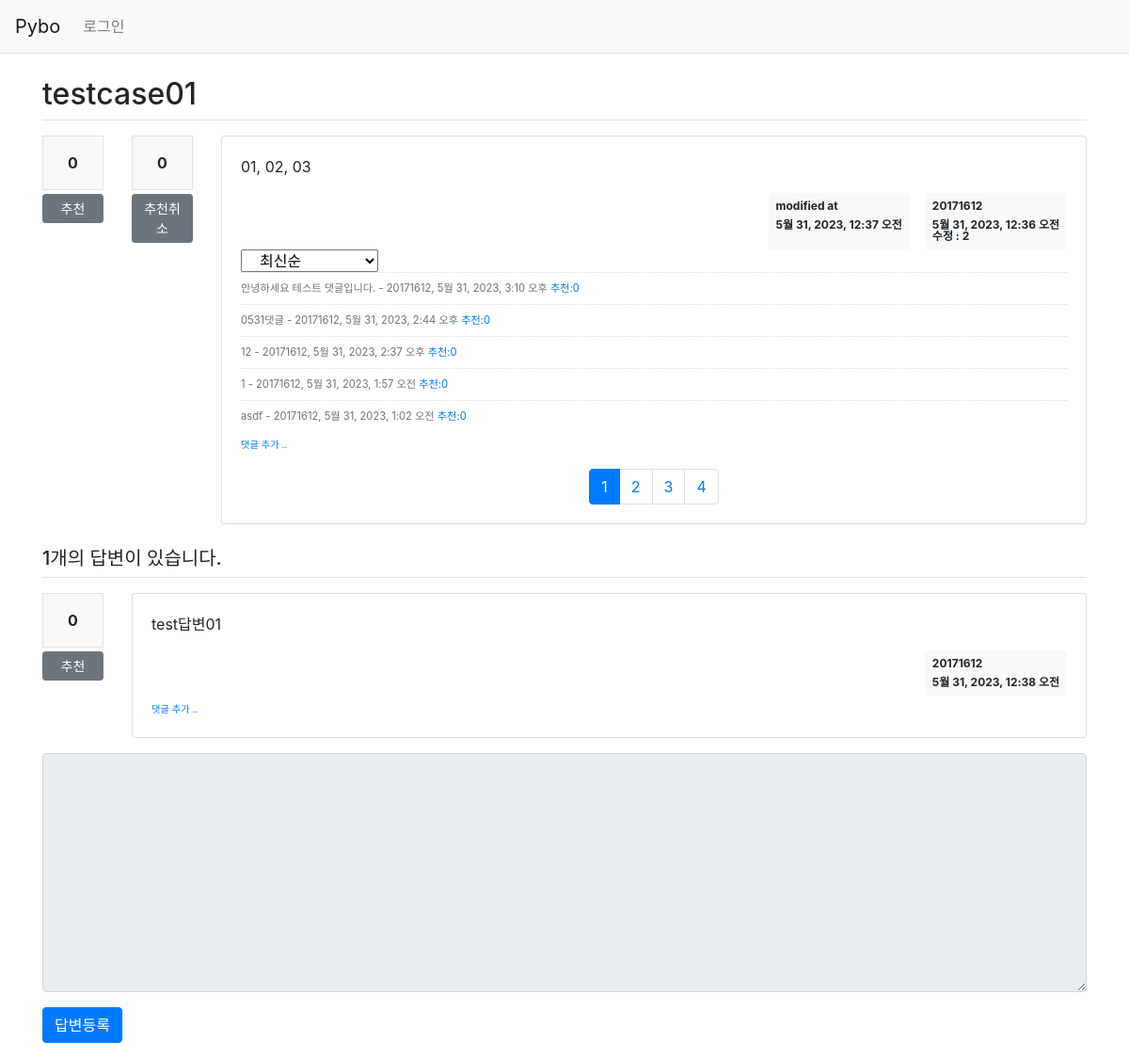
Page /pybo/16/ on the earlier database version.
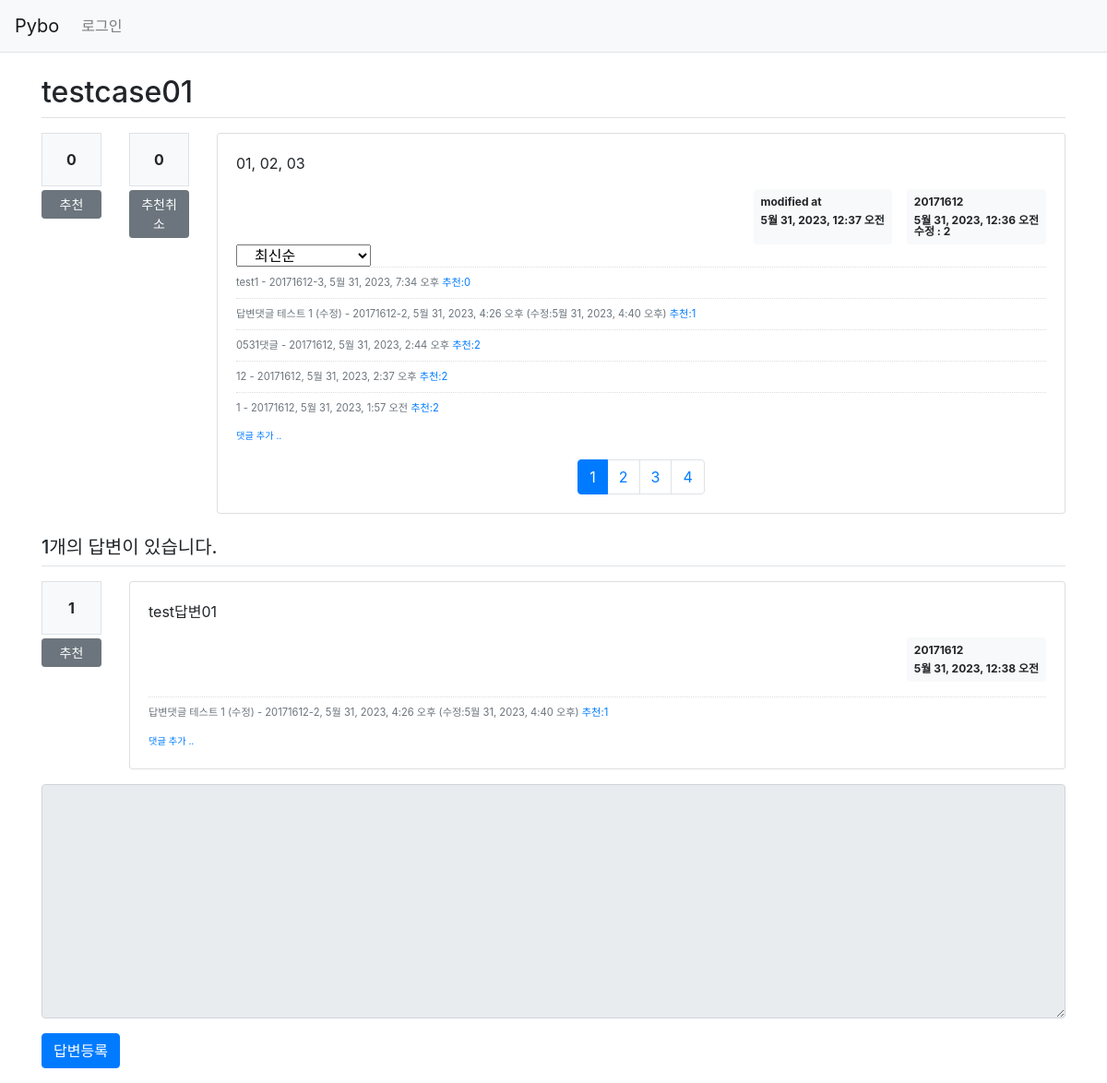
Same page on the later database version.
### pybo/models.py (models this page shows, shortened)
class Question(models.Model):
    author = models.ForeignKey(User, on_delete=models.CASCADE, related_name='author_question')
    subject = models.CharField(max_length=200)
    content = models.TextField()
    create_date = models.DateTimeField()
    modify_date = models.DateTimeField(null=True, blank=True)
    modify_count = models.IntegerField(default=0)
    voter = models.ManyToManyField(User, related_name='voter_question')

class Comment(models.Model):
    author = models.ForeignKey(User, on_delete=models.CASCADE)
    content = models.TextField()
    create_date = models.DateTimeField()
    modify_date = models.DateTimeField(null=True, blank=True)
    modify_count = models.IntegerField(default=0)
    question = models.ForeignKey(Question, null=True, blank=True, on_delete=models.CASCADE)
    answer = models.ForeignKey(Answer, null=True, blank=True, on_delete=models.CASCADE)
    voter = models.ManyToManyField(User, related_name='voter_comment')

class Answer(models.Model):
    author = models.ForeignKey(User, on_delete=models.CASCADE, related_name='author_answer')
    question = models.ForeignKey(Question, on_delete=models.CASCADE)
    content = models.TextField()
    create_date = models.DateTimeField()
    modify_date = models.DateTimeField(null=True, blank=True)
    voter = models.ManyToManyField(User, related_name='voter_answer')

### pybo/views/base_views.py (the view)
# urls.py: path('<int:question_id>/', base_views.detail, name='detail'),
def detail(request, question_id):
    question = get_object_or_404(Question, pk=question_id)
    so = request.GET.get('so', 'recent')  # 정렬기준
    if so == 'recommend':
        comment_list = Comment.objects.annotate(num_voter=Count('voter')).order_by('-num_voter', '-create_date')
    else:  # recent
        comment_list = Comment.objects.order_by('-create_date')
    page = request.GET.get('page',1)
    paginator = Paginator(comment_list, 5)
    page_obj = paginator.get_page(page)
    context = {'question': question, 'comment_list': page_obj, 'page':page, 'so': so}
    return render(request, 'pybo/question_detail.html', context)

### pybo/templatetags/pybo_filter.py (called while the page is built)
@register.filter()
def mark(value):
    extensions = ["nl2br", "fenced_code"]
    return mark_safe(markdown.markdown(value, extensions=extensions))

### templates/pybo/question_detail.html (shortened to what this page needs)
{% extends 'base.html' %}
{% load pybo_filter %}
{% block content %}
<div class="container my-3">
    <h2 class="border-bottom py-2">{{ question.subject }}</h2>
    <div class="row my-3">
        <div class="col-1">
            <div class="bg-light text-center p-3 border font-weight-bolder mb-1">{{question.voter.count}}</div>
            <a href="#" data-uri="{% url 'pybo:vote_question' question.id  %}"
               class="recommend btn btn-sm btn-secondary btn-block my-1">추천</a>
        </div>
        <div class="col-1">
            <div class="bg-light text-center p-3 border font-weight-bolder mb-1">{{question.voter.count}}</div>
            <a href="#" data-uri="{% url 'pybo:vote_question_cancel' question.id  %}"
               class="recommend_cancel btn btn-sm btn-secondary btn-block my-1">추천취소</a>
        </div>
        <div class="col-10">
            <div class="card">
                <div class="card-body">
                    <div class="card-text">{{ question.content|mark }}</div>
                    <div class="d-flex justify-content-end">
                        {% if question.modify_date %}
                        <div class="badge badge-light p-2 text-left mx-3">
                            <div class="mb-2">modified at</div>
                            <div>{{ question.modify_date }}</div>
                        </div>
                        {% endif %}
                        <div class="badge badge-light p-2 text-left">
                            <div class="mb-2">{{ question.author.username }}</div>
                            <div>{{ question.create_date }}</div>
                            <div>수정 : {{question.modify_count}}</div>
                        </div>
                    </div>
                    <select class="sort so col-2" name="so">
                        <option value="recent" {% if so == 'recent' %}selected{% endif %}>최신순</option>
                    </select>
                    {% for comment in comment_list %}
                        <div class="comment py-2 text-muted">
                            <span style="white-space: pre-line;">{{ comment.content }}</span>
                            <span>
                                - {{ comment.author }}, {{ comment.create_date }}
                                {% if comment.modify_date %}
                                (수정:{{ comment.modify_date }})
                                {% endif %}
                            </span>
                            <a href="{% url 'pybo:vote_comment' comment.id  %}">추천:{{comment.voter.count}}</a>
                        </div>
                    {% endfor %}
                        <div>
                            <a href="{% url 'pybo:comment_create_question' question.id  %}"
                               class="small"><small>댓글 추가 ..</small></a>
                        </div>
                    <div class="mt-3">
                        <div class="pagination justify-content-center">
                            {% for page_number in comment_list.paginator.page_range %}
                            {% if page_number >= comment_list.number|add:-5 and page_number <= comment_list.number|add:5 %}
                                {% if page_number == comment_list.number %}
                                <li class="page-item active" aria-current="page">
                                    <a class="page-link" data-page="{{ page_number }}" href="#">{{ page_number }}</a>
                                </li>
                                {% else %}
                                <li class="page-item">
                                    <a class="page-link" data-page="{{ page_number }}" href="#">{{ page_number }}</a>
                                </li>
                                {% endif %}
                            {% endif %}
                            {% endfor %}
                        </div>
                    </div>
                </div>
            </div>
        </div>
    </div>
    <h5 class="border-bottom my-3 py-2">{{question.answer_set.count}}개의 답변이 있습니다.</h5>
    {% for answer in question.answer_set.all %}
    <div class="row my-3">
        <div class="col-1">
            <div class="bg-light text-center p-3 border font-weight-bolder mb-1">{{answer.voter.count}}</div>
            <a href="#" data-uri="{% url 'pybo:vote_answer' answer.id  %}"
                class="recommend btn btn-sm btn-secondary btn-block my-1">추천</a>
        </div>
        <div class="col-11">
            <div class="card">
                <div class="card-body">
                    <div class="card-text">{{ answer.content|mark }}</div>
                    <div class="d-flex justify-content-end">
                        <div class="badge badge-light p-2 text-left">
                            <div class="mb-2">{{ answer.author.username }}</div>
                            <div>{{ answer.create_date }}</div>
                        </div>
                    </div>
                    {% if answer.comment_set.count > 0 %}
                    <div class="mt-3">
                    {% for comment in answer.comment_set.all %}
                        <div class="comment py-2 text-muted">
                            <span style="white-space: pre-line;">{{ comment.content }}</span>
                            <span>
                                - {{ comment.author }}, {{ comment.create_date }}
                                {% if comment.modify_date %}
                                (수정:{{ comment.modify_date }})
                                {% endif %}
                            </span>
                            <a href="{% url 'pybo:vote_answer_comment' comment.id  %}">추천:{{comment.voter.count}}</a>
                        </div>
                    {% endfor %}
                    </div>
                    {% endif %}
                    <div>
                        <a href="{% url 'pybo:comment_create_answer' answer.id  %}"
                           class="small"><small>댓글 추가 ..</small></a>
                    </div>
                </div>
            </div>
        </div>
    </div>
    {% endfor %}
    <form action="{% url 'pybo:answer_create' question.id %}" method="post" class="my-3">
        <div class="form-group">
            <textarea {% if not user.is_authenticated %}disabled{% endif %}
              name="content" id="content" class="form-control" rows="10"></textarea>
        </div>
        <input type="submit" value="답변등록" class="btn btn-primary">
    </form>
</div>
{% endblock %}

### templates/base.html (shortened to what this page needs)
{% load static %}
<!doctype html>
<html lang="ko">
<head>
    <link rel="stylesheet" type="text/css" href="{% static 'bootstrap.min.css' %}">
    <link rel="stylesheet" type="text/css" href="{% static 'style.css' %}">
</head>
<body>
{% include "navbar.html" %}
{% block content %}
{% endblock %}
</body>
</html>

### templates/navbar.html (shortened to what this page needs)
<nav class="navbar navbar-expand-lg navbar-light bg-light border-bottom">
    <a class="navbar-brand" href="{% url 'pybo:index' %}">Pybo</a>
    <div class="collapse navbar-collapse flex-grow-0" id="navbarNav">
        <ul class="navbar-nav">
            <li class="nav-item ">
                {% if user.is_authenticated %}
                <a class="nav-link" href="{% url 'common:logout' %}">{{ user.username }} (로그아웃)</a>
                {% else %}
                <a class="nav-link" href="{% url 'common:login' %}">로그인</a>
                {% endif %}
            </li>
        </ul>
    </div>
</nav>

### static/style.css (style rules this page uses)
.comment { border-top:dotted 1px #ddd; font-size:0.7em; }

Differences in the rows shown:
removed Comment: content "안녕하세요 테스트 댓글입니다.", author "20171612", create_date "5월 31, 2023, 3:10 오후", voter.count "0", shown under "testcase01"
no longer on this page (row unchanged): Comment: content "asdf", author "20171612", create_date "5월 31, 2023, 1:02 오전", voter.count "0", shown under "testcase01"
added Comment: content "test1", author "20171612-3", create_date "5월 31, 2023, 7:34 오후", voter.count "0", shown under "testcase01"
added Comment: content "답변댓글 테스트 1 (수정)", author "20171612-2", create_date "5월 31, 2023, 4:26 오후", modify_date "5월 31, 2023, 4:40 오후", voter.count "1"
computed for Comment "0531댓글": voter.count "0" → "2"
computed for Comment "5월 31, 2023, 2:37 오후": voter.count "0" → "2"
computed for Comment "5월 31, 2023, 1:57 오전": voter.count "0" → "2"
computed for Answer "test답변01": voter.count "0" → "1"
